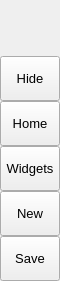
        <widget class="QFrame" name="leftMenuBg">
         <property name="minimumSize">
          <size>
           <width>60</width>
           <height>0</height>
          </size>
         </property>
         <property name="maximumSize">
          <size>
           <width>60</width>
           <height>16777215</height>
          </size>
         </property>
         <property name="frameShape">
          <enum>QFrame::NoFrame</enum>
         </property>
         <property name="frameShadow">
          <enum>QFrame::Raised</enum>
         </property>
         <layout class="QGridLayout" name="gridLayout_3">
          <property name="leftMargin">
           <number>0</number>
          </property>
          <property name="topMargin">
           <number>0</number>
          </property>
          <property name="rightMargin">
           <number>0</number>
          </property>
          <property name="bottomMargin">
           <number>0</number>
          </property>
          <item row="0" column="0">
           <widget class="QFrame" name="topLogoInfo">
            <property name="minimumSize">
             <size>
              <width>0</width>
              <height>50</height>
             </size>
            </property>
            <property name="maximumSize">
             <size>
              <width>16777215</width>
              <height>50</height>
             </size>
            </property>
            <property name="frameShape">
             <enum>QFrame::NoFrame</enum>
            </property>
            <property name="frameShadow">
             <enum>QFrame::Raised</enum>
            </property>
            <widget class="QFrame" name="topLogo">
             <property name="geometry">
              <rect>
               <x>10</x>
               <y>5</y>
               <width>42</width>
               <height>42</height>
              </rect>
             </property>
             <property name="minimumSize">
              <size>
               <width>42</width>
               <height>42</height>
              </size>
             </property>
             <property name="maximumSize">
              <size>
               <width>42</width>
               <height>42</height>
              </size>
             </property>
             <property name="styleSheet">
              <string notr="true">image: url(:/images/images/images/logo2.png);</string>
             </property>
             <property name="frameShape">
              <enum>QFrame::NoFrame</enum>
             </property>
             <property name="frameShadow">
              <enum>QFrame::Raised</enum>
             </property>
            </widget>
            <widget class="QLabel" name="titleLeftApp">
             <property name="geometry">
              <rect>
               <x>70</x>
               <y>8</y>
               <width>160</width>
               <height>20</height>
              </rect>
             </property>
             <property name="font">
              <font>
               <family>Segoe UI Semibold</family>
               <pointsize>12</pointsize>
               <weight>7</weight>
               <italic>false</italic>
               <bold>false</bold>
              </font>
             </property>
             <property name="text">
              <string>Emergency Services</string>
             </property>
             <property name="alignment">
              <set>Qt::AlignLeading|Qt::AlignLeft|Qt::AlignTop</set>
             </property>
            </widget>
            <widget class="QLabel" name="titleLeftDescription">
             <property name="geometry">
              <rect>
               <x>70</x>
               <y>27</y>
               <width>160</width>
               <height>16</height>
              </rect>
             </property>
             <property name="maximumSize">
              <size>
               <width>16777215</width>
               <height>16</height>
              </size>
             </property>
             <property name="font">
              <font>
               <family>Segoe UI</family>
               <pointsize>8</pointsize>
               <weight>50</weight>
               <italic>false</italic>
               <bold>false</bold>
              </font>
             </property>
             <property name="text">
              <string>Uy_Dat_Ninh</string>
             </property>
             <property name="alignment">
              <set>Qt::AlignLeading|Qt::AlignLeft|Qt::AlignTop</set>
             </property>
            </widget>
           </widget>
          </item>
          <item row="1" column="0">
           <widget class="QFrame" name="leftMenuFrame">
            <property name="frameShape">
             <enum>QFrame::NoFrame</enum>
            </property>
            <property name="frameShadow">
             <enum>QFrame::Raised</enum>
            </property>
            <layout class="QVBoxLayout" name="verticalMenuLayout">
             <property name="spacing">
              <number>0</number>
             </property>
             <property name="leftMargin">
              <number>0</number>
             </property>
             <property name="topMargin">
              <number>0</number>
             </property>
             <property name="rightMargin">
              <number>0</number>
             </property>
             <property name="bottomMargin">
              <number>0</number>
             </property>
             <item>
              <widget class="QFrame" name="toggleBox">
               <property name="maximumSize">
                <size>
                 <width>16777215</width>
                 <height>45</height>
                </size>
               </property>
               <property name="frameShape">
                <enum>QFrame::NoFrame</enum>
               </property>
               <property name="frameShadow">
                <enum>QFrame::Raised</enum>
               </property>
               <layout class="QVBoxLayout" name="verticalLayout_4">
                <property name="spacing">
                 <number>0</number>
                </property>
                <property name="leftMargin">
                 <number>0</number>
                </property>
                <property name="topMargin">
                 <number>0</number>
                </property>
                <property name="rightMargin">
                 <number>0</number>
                </property>
                <property name="bottomMargin">
                 <number>0</number>
                </property>
                <item>
                 <widget class="QPushButton" name="toggleButton">
                  <property name="sizePolicy">
                   <sizepolicy hsizetype="Expanding" vsizetype="Fixed">
                    <horstretch>0</horstretch>
                    <verstretch>0</verstretch>
                   </sizepolicy>
                  </property>
                  <property name="minimumSize">
                   <size>
                    <width>0</width>
                    <height>45</height>
                   </size>
                  </property>
                  <property name="font">
                   <font>
                    <family>Segoe UI</family>
                    <pointsize>10</pointsize>
                    <weight>50</weight>
                    <italic>false</italic>
                    <bold>false</bold>
                   </font>
                  </property>
                  <property name="cursor">
                   <cursorShape>PointingHandCursor</cursorShape>
                  </property>
                  <property name="mouseTracking">
                   <bool>false</bool>
                  </property>
                  <property name="layoutDirection">
                   <enum>Qt::LeftToRight</enum>
                  </property>
                  <property name="styleSheet">
                   <string notr="true">background-image: url(:/icons/images/icons/icon_menu.png);</string>
                  </property>
                  <property name="text">
                   <string>Hide</string>
                  </property>
                 </widget>
                </item>
               </layout>
              </widget>
             </item>
             <item alignment="Qt::AlignTop">
              <widget class="QFrame" name="topMenu">
               <property name="frameShape">
                <enum>QFrame::NoFrame</enum>
               </property>
               <property name="frameShadow">
                <enum>QFrame::Raised</enum>
               </property>
               <layout class="QVBoxLayout" name="verticalLayout_8">
                <property name="spacing">
                 <number>0</number>
                </property>
                <property name="leftMargin">
                 <number>0</number>
                </property>
                <property name="topMargin">
                 <number>0</number>
                </property>
                <property name="rightMargin">
                 <number>0</number>
                </property>
                <property name="bottomMargin">
                 <number>0</number>
                </property>
                <item>
                 <widget class="QPushButton" name="btn_home">
                  <property name="sizePolicy">
                   <sizepolicy hsizetype="Expanding" vsizetype="Fixed">
                    <horstretch>0</horstretch>
                    <verstretch>0</verstretch>
                   </sizepolicy>
                  </property>
                  <property name="minimumSize">
                   <size>
                    <width>0</width>
                    <height>45</height>
                   </size>
                  </property>
                  <property name="font">
                   <font>
                    <family>Segoe UI</family>
                    <pointsize>10</pointsize>
                    <weight>50</weight>
                    <italic>false</italic>
                    <bold>false</bold>
                   </font>
                  </property>
                  <property name="cursor">
                   <cursorShape>PointingHandCursor</cursorShape>
                  </property>
                  <property name="layoutDirection">
                   <enum>Qt::LeftToRight</enum>
                  </property>
                  <property name="styleSheet">
                   <string notr="true">background-image: url(:/icons/images/icons/cil-home.png);</string>
                  </property>
                  <property name="text">
                   <string>Home</string>
                  </property>
                 </widget>
                </item>
                <item>
                 <widget class="QPushButton" name="btn_widgets">
                  <property name="sizePolicy">
                   <sizepolicy hsizetype="Expanding" vsizetype="Fixed">
                    <horstretch>0</horstretch>
                    <verstretch>0</verstretch>
                   </sizepolicy>
                  </property>
                  <property name="minimumSize">
                   <size>
                    <width>0</width>
                    <height>45</height>
                   </size>
                  </property>
                  <property name="font">
                   <font>
                    <family>Segoe UI</family>
                    <pointsize>10</pointsize>
                    <weight>50</weight>
                    <italic>false</italic>
                    <bold>false</bold>
                   </font>
                  </property>
                  <property name="cursor">
                   <cursorShape>PointingHandCursor</cursorShape>
                  </property>
                  <property name="layoutDirection">
                   <enum>Qt::LeftToRight</enum>
                  </property>
                  <property name="styleSheet">
                   <string notr="true">background-image: url(:/icons/images/icons/cil-gamepad.png);</string>
                  </property>
                  <property name="text">
                   <string>Widgets</string>
                  </property>
                 </widget>
                </item>
                <item>
                 <widget class="QPushButton" name="btn_new">
                  <property name="sizePolicy">
                   <sizepolicy hsizetype="Expanding" vsizetype="Fixed">
                    <horstretch>0</horstretch>
                    <verstretch>0</verstretch>
                   </sizepolicy>
                  </property>
                  <property name="minimumSize">
                   <size>
                    <width>0</width>
                    <height>45</height>
                   </size>
                  </property>
                  <property name="font">
                   <font>
                    <family>Segoe UI</family>
                    <pointsize>10</pointsize>
                    <weight>50</weight>
                    <italic>false</italic>
                    <bold>false</bold>
                   </font>
                  </property>
                  <property name="cursor">
                   <cursorShape>PointingHandCursor</cursorShape>
                  </property>
                  <property name="layoutDirection">
                   <enum>Qt::LeftToRight</enum>
                  </property>
                  <property name="styleSheet">
                   <string notr="true">background-image: url(:/icons/images/icons/cil-file.png);</string>
                  </property>
                  <property name="text">
                   <string>New</string>
                  </property>
                 </widget>
                </item>
                <item>
                 <widget class="QPushButton" name="btn_save">
                  <property name="sizePolicy">
                   <sizepolicy hsizetype="Expanding" vsizetype="Fixed">
                    <horstretch>0</horstretch>
                    <verstretch>0</verstretch>
                   </sizepolicy>
                  </property>
                  <property name="minimumSize">
                   <size>
                    <width>0</width>
                    <height>45</height>
                   </size>
                  </property>
                  <property name="font">
                   <font>
                    <family>Segoe UI</family>
                    <pointsize>10</pointsize>
                    <weight>50</weight>
                    <italic>false</italic>
                    <bold>false</bold>
                   </font>
                  </property>
                  <property name="cursor">
                   <cursorShape>PointingHandCursor</cursorShape>
                  </property>
                  <property name="layoutDirection">
                   <enum>Qt::LeftToRight</enum>
                  </property>
                  <property name="styleSheet">
                   <string notr="true">background-image: url(:/icons/images/icons/cil-save.png)</string>
                  </property>
                  <property name="text">
                   <string>Save</string>
                  </property>
                 </widget>
                </item>
               </layout>
              </widget>
             </item>
             <item alignment="Qt::AlignBottom">
              <widget class="QFrame" name="bottomMenu">
               <property name="frameShape">
                <enum>QFrame::NoFrame</enum>
               </property>
               <property name="frameShadow">
                <enum>QFrame::Raised</enum>
               </property>
               <layout class="QVBoxLayout" name="verticalLayout_9">
                <property name="spacing">
                 <number>0</number>
                </property>
                <property name="leftMargin">
                 <number>0</number>
                </property>
                <property name="topMargin">
                 <number>0</number>
                </property>
                <property name="rightMargin">
                 <number>0</number>
                </property>
                <property name="bottomMargin">
                 <number>0</number>
                </property>
               </layout>
              </widget>
             </item>
            </layout>
           </widget>
          </item>
         </layout>
        </widget>
